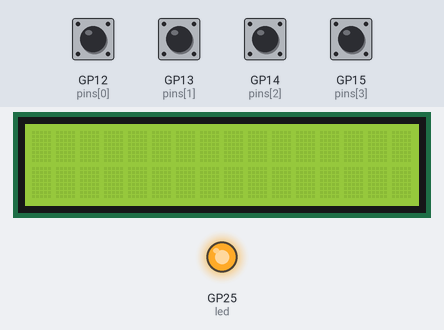
Bench run of a program on a simulated Raspberry Pi Pico running CircuitPython. Parts: 16×2 character LCD, output pins drawn as LEDs (lit = HIGH). The inputs (shaded band) are chosen by the test bench; at power-on: GP12 (pins[0]), GP13 (pins[1]), GP14 (pins[2]), GP15 (pins[3]) HIGH. USB keyboard and mouse output is not drawn; what the program prints to the serial console is not drawn.

Above: at 1.2 s.
1.3 s: GP12 (pins[0]) pulled LOW for 0.15 s
At 2.0 s:
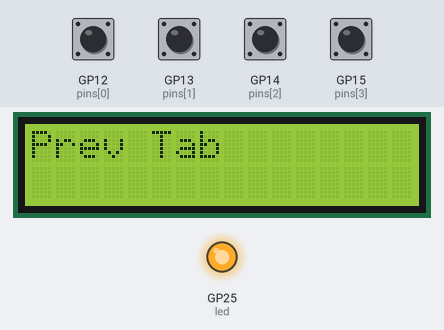
2.9 s: GP13 (pins[1]) pulled LOW for 0.15 s
At 3.2 s:
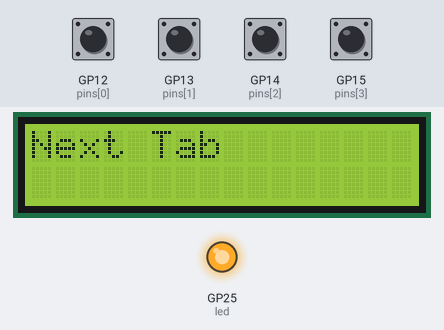
4.5 s: GP14 (pins[2]) pulled LOW for 0.15 s
At 5.5 s:
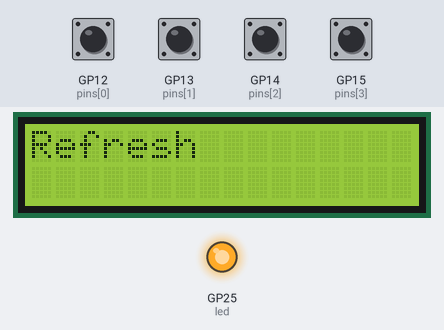
6.1 s: GP15 (pins[3]) pulled LOW for 0.15 s
At 7.2 s:
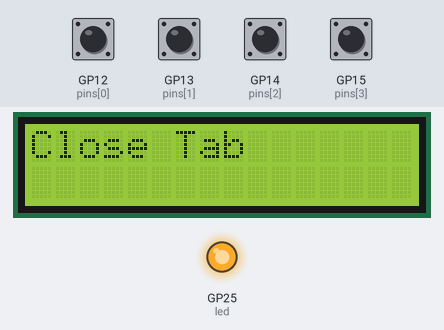
7.7 s: GP12 (pins[0]) pulled LOW for 1 s
At 8.4 s:
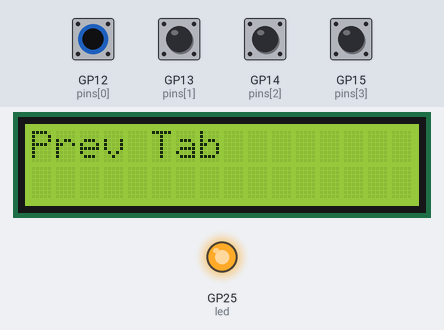
10.2 s: GP13 (pins[1]) pulled LOW for 1 s
At 11.2 s:
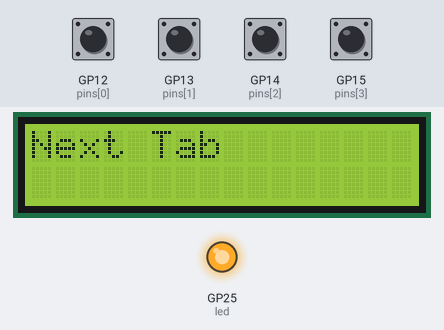
Timing chart, 0 to 13.2 s (numbered marks = the images above; inputs shaded):
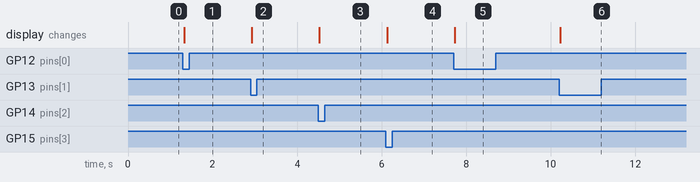

The program:

macro.py
```python
# needs circuitpython and adafruit_hid

import time
import board
from digitalio import DigitalInOut, Direction, Pull
import usb_hid
from adafruit_hid.keyboard import Keyboard
from adafruit_hid.keycode import Keycode
from adafruit_hid.consumer_control import ConsumerControl
from adafruit_hid.consumer_control_code import ConsumerControlCode
import busio
from lcd.lcd import LCD
from lcd.i2c_pcf8574_interface import I2CPCF8574Interface

from lcd.lcd import CursorMode


print("---Pico Pad Keyboard---")

led = DigitalInOut(board.LED)
led.direction = Direction.OUTPUT
led.value = True

lcd = LCD(I2CPCF8574Interface(0x27), num_rows=2, num_cols=16)
# Turn backlight on
lcd.backlight = True


kbd = Keyboard(usb_hid.devices)
cc = ConsumerControl(usb_hid.devices)

pins = [
    board.GP12,
    board.GP13,
    board.GP14,
    board.GP15,
]

MEDIA = 1
KEY = 2

keymap = {
    (1): (KEY, [Keycode.CONTROL, Keycode.TAB],"Next Tab"),
    (0): (KEY, [Keycode.CONTROL, Keycode.SHIFT, Keycode.TAB],"Prev Tab"),
    (2): (KEY, [Keycode.F5],"Refresh"),
    (3): (KEY, [Keycode.CONTROL, Keycode.W],"Close Tab"),

}
switches = [0, 1, 2, 3]

for i in range(4):
    switches[i] = DigitalInOut(pins[i])
    switches[i].direction = Direction.INPUT
    switches[i].pull = Pull.UP

switch_state = [0, 0, 0, 0,]

while True:
    for button in range(4):
        if switch_state[button] == 0:
            if not switches[button].value:
                print(keymap[button][2])
                lcd.clear()
                lcd.print(keymap[button][2])
                try:
                    if keymap[button][0] == KEY:
                        kbd.press(*keymap[button][1])
                    else:
                        cc.send(keymap[button][1])
                except ValueError:  # deals w six key limit
                    pass
                switch_state[button] = 1

        if switch_state[button] == 1:
            if switches[button].value:
                try:
                    if keymap[button][0] == KEY:
                        kbd.release(*keymap[button][1])

                except ValueError:
                    pass
                switch_state[button] = 0

    time.sleep(0.01)  # debounce
```

Measured:
- after the input at 1.3 s, the display: changes at once (image 1)
- after the input at 2.9 s, the display: changes at once (image 2)
- after the input at 4.5 s, the display: changes at once (image 3)
- after the input at 6.1 s, the display: changes at once (image 4)
- after the input at 7.7 s, the display: changes at once (image 5)
- after the input at 10.2 s, the display: changes at once (image 6)
